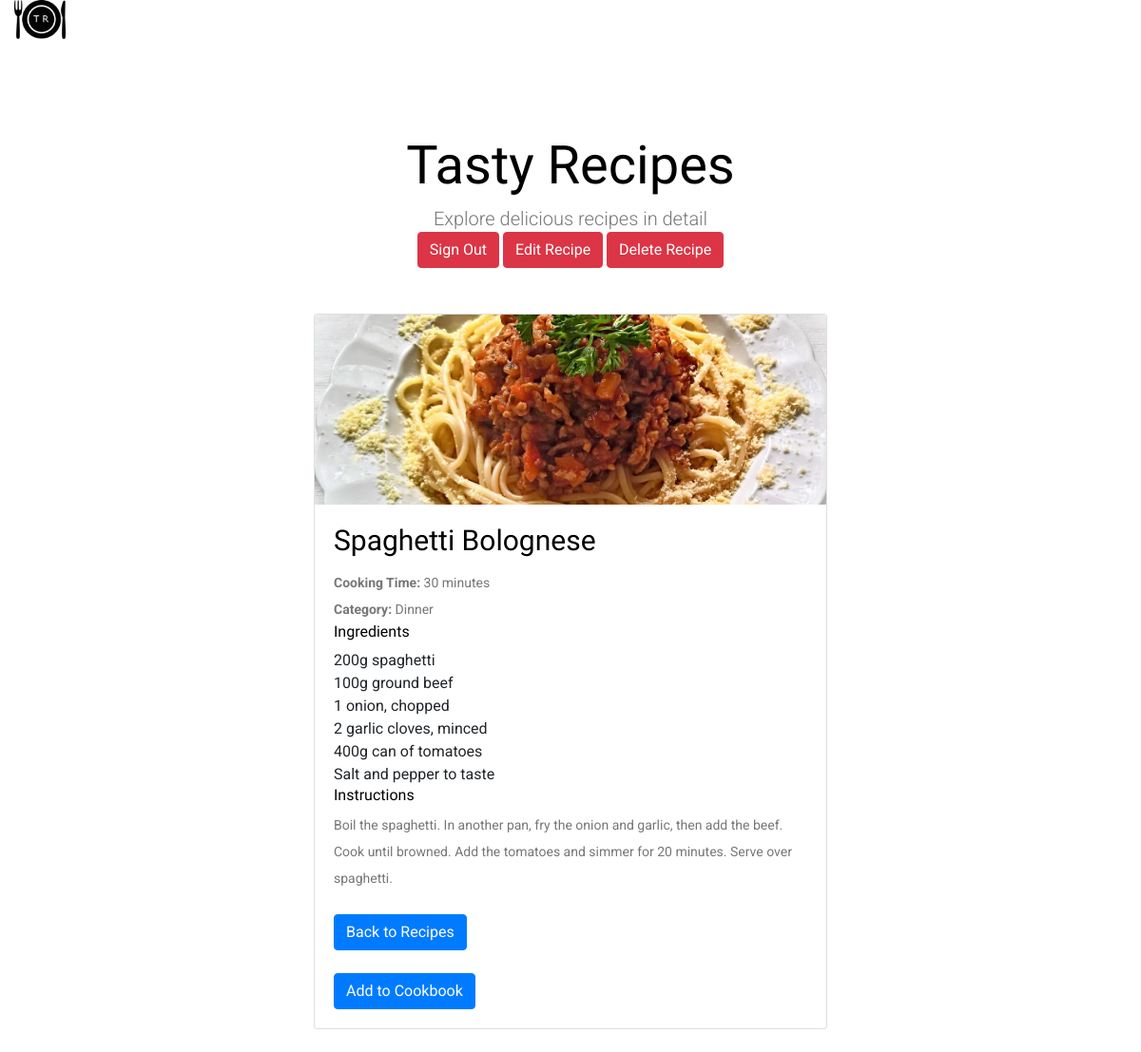
Before: /recipe/detail.php?id=1 (signed in) with the older database file.
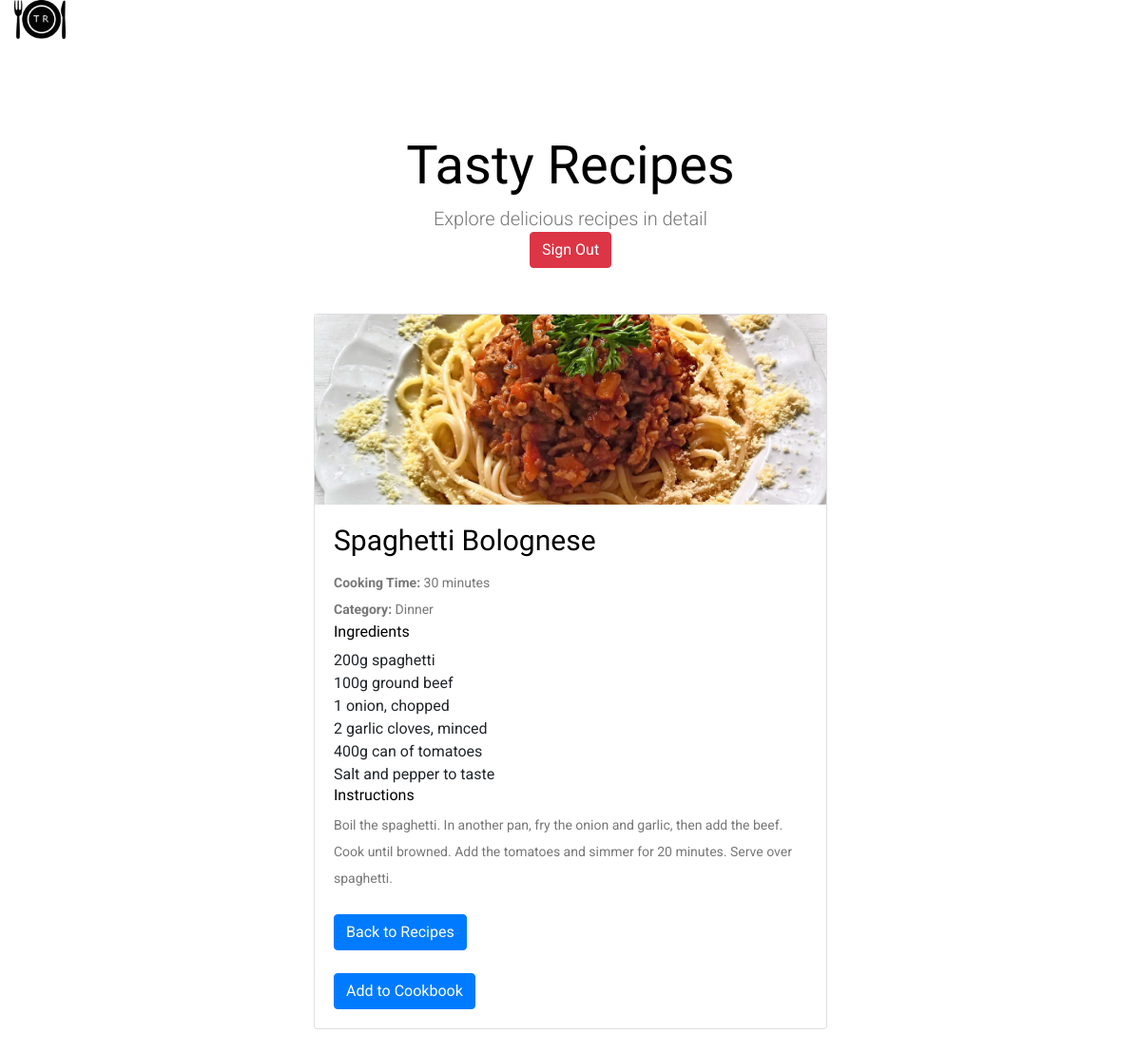
After: the same page with the newer database file.
### recipe/detail.php (the view, shortened to what this page needs)
<?php
require_once('../auth/db.php');
if (isset($_GET['id'])) {
    $recipe_id = intval($_GET['id']);
    try {
        $stmt = $db->prepare("SELECT * FROM recipes WHERE recipe_ID = :recipe_id");
        $stmt->bindParam(':recipe_id', $recipe_id, PDO::PARAM_INT);
        $stmt->execute();
        $recipe = $stmt->fetch(PDO::FETCH_ASSOC);
    } catch (PDOException $e) {
        echo "Error fetching recipe: " . htmlspecialchars($e->getMessage());
        exit;
    }
} else {
    echo "No recipe ID provided.";
    exit;
}
$canEditDelete = false;
if (isset($_SESSION['user_ID']) && isset($_SESSION['role'])) {
    $logged_in_user_id = $_SESSION['user_ID'];
    $user_role = $_SESSION['role'];
    if ($user_role == 2) {
        $canEditDelete = true;
    } elseif ($user_role == 1 && $logged_in_user_id == $recipe['user_ID']) {
        $canEditDelete = true;
    }
}
?>
<!DOCTYPE html>
<html class="no-js" lang="en">
<head>
    <link rel="stylesheet" href="../css/bootstrap.min.css">
    <link rel="stylesheet" href="../css/font-awesome.min.css">
    <link rel="stylesheet" href="../css/style.css">
</head>
<body>
    <div class="col-xl-3 col-lg-2">
        <div class="logo">
            <a href="../index.php">
            <img src="../img/logo.png" alt="Logo" style="max-width: 20%; height: auto; display: inline-block;">
            </a>
        </div>
    </div>
<div class="container mt-5">
    <div class="text-center mb-5">
        <h1 class="display-4">Tasty Recipes</h1>
        <p class="lead">Explore delicious recipes in detail</p>
        <?php if (isset($_SESSION['user_ID'])): ?>
            <a href="../Auth/signout.php" class="btn btn-danger d-inline-block">Sign Out</a>
        <?php endif; ?>
        <?php if ($canEditDelete): ?>
            <a href="edit.php?id=<?php echo htmlspecialchars($recipe['recipe_ID']); ?>" class="btn btn-danger d-inline-block">Edit Recipe</a>
            <a href="delete.php?id=<?php echo htmlspecialchars($recipe['recipe_ID']); ?>" class="btn btn-danger d-inline-block">Delete Recipe</a>
        <?php endif; ?>
    </div>
    <div class="row justify-content-center">
        <div class="col-md-6">
            <div class="card mb-4">
                <img class="card-img-top" src="<?php echo isset($recipe['image']) && file_exists('../img/' . $recipe['image']) ? '../img/' . $recipe['image'] : '../img/placeholder.png'; ?>" alt="<?php echo htmlspecialchars($recipe['title']); ?>">
                <div class="card-body">
                    <h2 class="card-title"><?php echo htmlspecialchars($recipe['title']); ?></h2>
                    <p class="card-text">
                        <strong>Cooking Time:</strong> <?php echo htmlspecialchars($recipe['cooking_time']); ?><br>
                        <strong>Category:</strong> <?php echo htmlspecialchars($recipe['category']); ?><br>
                    </p>
                    <h5>Ingredients</h5>
                    <ul>
                        <?php
                        $ingredients = explode("\n", $recipe['ingredients']);
                        foreach ($ingredients as $ingredient): ?>
                            <li><?php echo htmlspecialchars($ingredient); ?></li>
                        <?php endforeach; ?>
                    </ul>
                    <h5>Instructions</h5>
                    <p><?php echo nl2br(htmlspecialchars($recipe['instructions'])); ?></p>
                    <a href="../index.php" class="btn btn-primary mt-4">Back to Recipes</a>
                    <?php if (isset($_SESSION['user_ID']) && $_SESSION['role'] == 1): ?>
                        <form method="POST" action="detail.php?id=<?php echo htmlspecialchars($recipe['recipe_ID']); ?>">
                        <button type="submit" name="add_to_cookbook" class="btn btn-primary mt-4">Add to Cookbook</button>
                        </form>
                    <?php endif; ?>
                </div>
            </div>
        </div>
    </div>
</div>
</body>
</html>

Changed rows visible on the page:
changed recipes "Spaghetti Bolognese": user_ID 1 → 2 (drawn)
Other visible differences:
text no longer shown: "Edit Recipe Delete Recipe"
